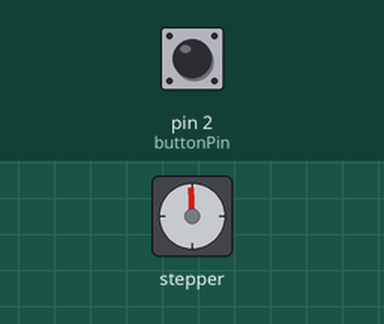
Simulated run of this sketch. Board: Arduino Uno, built with avr-gcc and run on an emulated ATmega328P. Shown: stepper motor. Inputs (shaded band) come from the test bench; at power-on: pin 2 (buttonPin) HIGH. Stepper angles assume 200 steps per turn.

Above: at 0.15 s.
At 5.1 s:
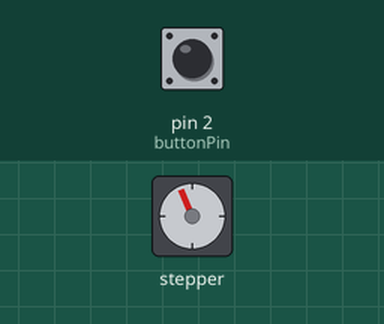
At 10.3 s:
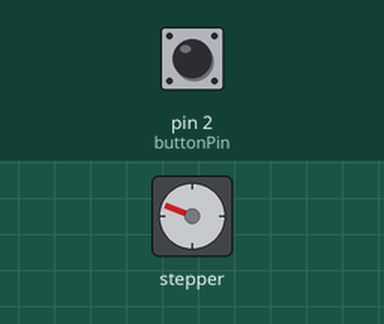
At 29.7 s:
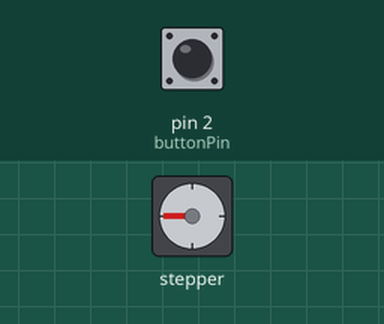
Timing chart, 0 to 31.2 s (numbered marks = the images above):
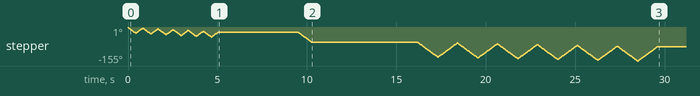

The sketch:

stepperMotorControl.ino
```cpp
#include <Wire.h>
#include <Adafruit_MotorShield.h>

// Create the motor shield object
Adafruit_MotorShield AFMS = Adafruit_MotorShield();

// stepper motor with 200 steps
// motor port #2 (M3 and M4)
int steps = 200;
const int shakeTimetot = 9500;
const int rollTimetot = 6700;

Adafruit_StepperMotor *myMotor = AFMS.getStepper(steps, 1);

// physical parameters
double rollerLength = 1.66*3.14; //inches
double gearRatio = 1.0;
double k = steps/(rollerLength*gearRatio);
double labelLength[9] = {0.73, 1.96, 0.97, 0.78, 1.77, 2.15, 0.95, 1.59, 12.6}; //inch
int stepNum[9] = {(int)(k*.7), (int)(k*1.9), (int)(k*0.9), (int)(k*0.7), (int)(k*1.7), (int)(k*2.1), (int)(k*0.9), (int)(k*1.5), (int)(k*12.6)} ;

//button as switch
const int buttonPin = 2;


void setup() {
  Serial.begin(9600);

  //for(int i = 0; i < 8; i++){Serial.print(stepNum[i]);}

  AFMS.begin();  // create with the default frequency 1.6KHz

  myMotor->setSpeed(10);  // 10 rpm

  int buttonState = LOW;
  pinMode(buttonPin, INPUT);
  while(digitalRead(buttonPin) == LOW){Serial.println(digitalRead(buttonPin));}

  //go for 9  loops
  for(int i = 0; i < 9; i++){
    int n = stepNum[i];
    int rn = n/2;

    //shake 8 times
    if(i<8) {
      unsigned long shakeStart = millis();
      for(int j = 0; j < 6; j++){
        // back and forth
        myMotor->step(rn + 2, BACKWARD, DOUBLE);
        myMotor->step(rn, FORWARD, DOUBLE);
      }
      unsigned long shakeEnd = millis();
      unsigned long intervalShake = shakeTimetot - (shakeEnd - shakeStart);
      if(intervalShake > 0){
        delay(intervalShake);
      }

      //slide
      unsigned long slideStart = millis();
      myMotor->step(n, BACKWARD, DOUBLE);
      unsigned long slideEnd = millis();
      unsigned long intervalSlide = rollTimetot - (slideEnd - slideStart);
      if(intervalSlide > 0){
          delay(intervalSlide);
      }

    } else{
      myMotor -> step(n, BACKWARD, SINGLE);
    }
  }

  /*
  for (int k = 0; k < 8; k++){
    int n = stepNum[k];
    int rn = n/2;
    for(int j = 0; j < 6; j++){
        // back and forth
        myMotor->step(rn + 1, BACKWARD, SINGLE);
        myMotor->step(rn, FORWARD, SINGLE);
     }
    myMotor->step(n, BACKWARD, DOUBLE);
  }
  */
}

void loop() {

}
```
